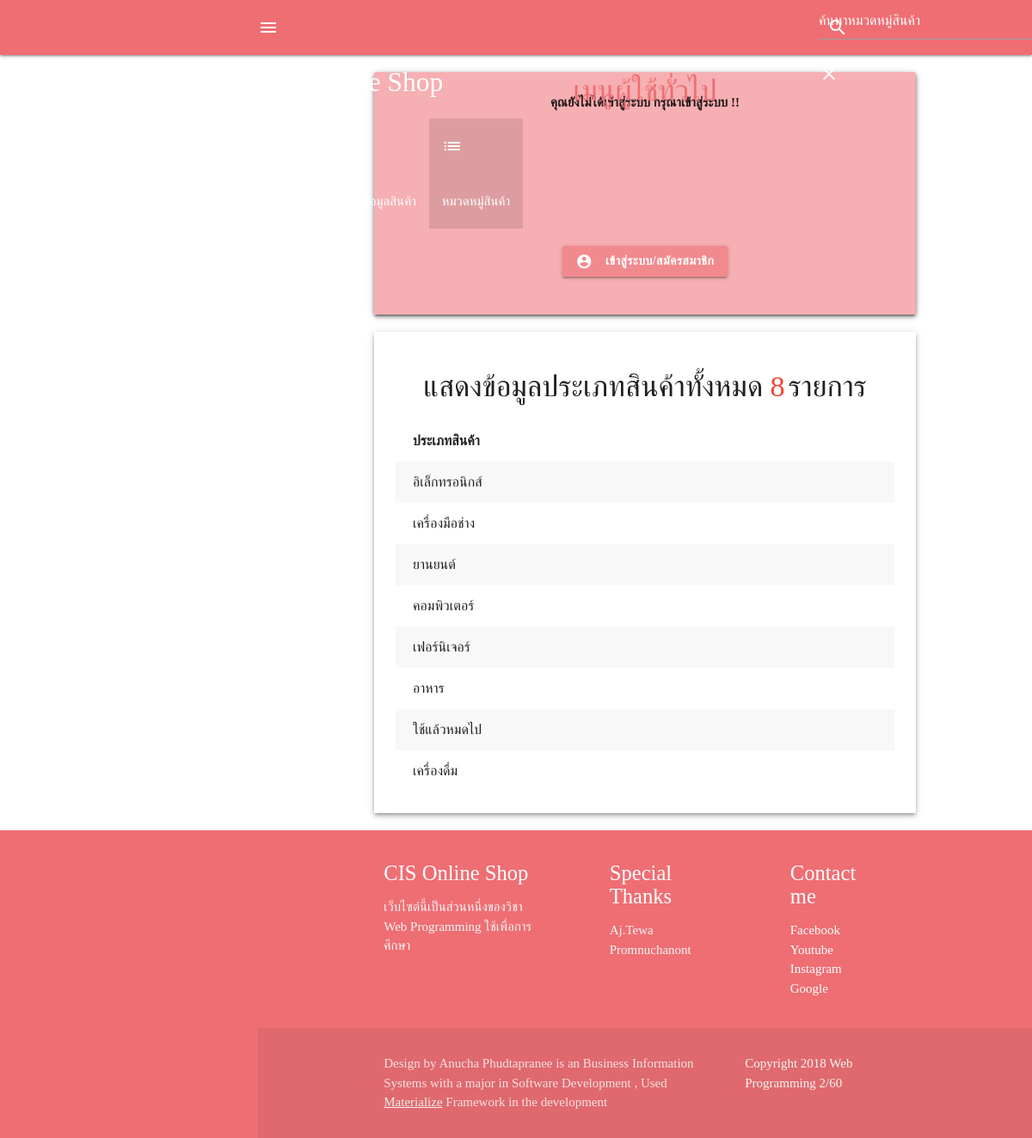
/index.php?module=categories&action=list_categories, run on the app's committed database.
### tables this page shows
CREATE TABLE `categories` (
  `cate_id` tinyint(2) NOT NULL,
  `cate_title` varchar(200) NOT NULL
);

### call_function.php (called while the page is built, shortened)
<?php
    function url_searchproduct($page){
        $get_action = $_GET['action'];
        $get_cateid = "";
        $query_select = "";
        if(isset($_SESSION['user_type'])){
            $type = $_SESSION['user_type'];
        }else{
            $type = 99;
        }
        if($type == 0){
            $logic_url1 = "manage_product";
            $logic_url2 = "manage_categories";
            $logic_url3 = "manage_user";
        }else if($type == 2){
        }else{
            $logic_url1 = "select_product";
            $logic_url2 = "list_categories";
        }
        $url_pagination = "index.php?module=products&action=".$logic_url1."";
        if(isset($_GET['cateid']) && isset($_POST['txt_search'])){
            $get_cateid = $_GET['cateid'];
            $url_pagination = "index.php?module=products&action=".$logic_url1."&cateid=".$get_cateid.$page;
            $query_select=" WHERE product_cate ='".$get_cateid."' AND (product_title LIKE '%".$_POST['txt_search']."%' OR product_detail LIKE'%".$_POST['txt_search']."%')";
        }else if((empty($_GET['cateid']) && isset($_POST['txt_search']) && $get_action == $logic_url1)) {
            $_SESSION['ei'] = $_POST['txt_search'];
            $query_select=" WHERE product_title LIKE'%".$_POST['txt_search']."%' OR product_detail LIKE'%".$_POST['txt_search']."%'";
        }else if(isset($_GET['cateid'])){
            $get_cateid = $_GET['cateid'];
            $url_pagination = "index.php?module=products&action=".$logic_url1."&cateid=".$get_cateid;
            $query_select = " WHERE product_cate = '".$get_cateid."'";
        }else if($get_action == "list_categories" ||
                $get_action == "manage_categories"){
            $url_pagination = "index.php?module=categories&action=".$logic_url2."";
        }else if($get_action == "manage_user"){
            if(isset($_POST['txt_search'])){
                $_SESSION['ei'] = $_POST['txt_search'];
                $query_select = " WHERE us_name LIKE'%".$_POST['txt_search']."%'";
            }
            $url_pagination = "index.php?module=user&action=".$logic_url3."";
        }
        $ar_product = array("url" => $url_pagination , "query" => $query_select , "cate_id" => $get_cateid);
        return $ar_product;
    }
?>

### modules/categories/list_categories.php (the view, shortened to what this page needs)
<?php
    $array_product = url_searchproduct(1);
    $result = mysqli_query($con,"SELECT * FROM categories".$array_product['query'])
    or die("error at line 1 : ".mysqli_error($con));
    $count_row = mysqli_num_rows($result);
?>
    <?php
        if(mysqli_num_rows($result) >= 1){
    ?>
        <div class='center-align' style='padding:25px 25px;'>
        <div style='margin-top:20px;margin-bottom:20px;'>
            <h4 style='display:inline;'>แสดงข้อมูลประเภทสินค้าทั้งหมด </h4>
            <?php echo "<h4 class='red-text' style='display:inline;'>".$count_row."</h4> <h4 style='display:inline;'> รายการ</h4>";?>
        </div>
        <div style="overflow-x:auto;">
        <table class='<?php echo (empty($_SESSION['user_type']) ? "striped" : "striped striped3");?>'>
            <thead>
                <tr>
                    <th style='padding-left:20px;'>ประเภทสินค้า</th>
                </tr>
            </thead>
            <tbody>
    <?php
        while(list($cate_id,$cate_title) = mysqli_fetch_row($result)){
            echo "<tr>";
            echo "<td style='padding-left:20px;'><a href='index.php?module=products&action=select_product&cateid=",$cate_id,"'>",$cate_title,"</a></td>";
            echo "</tr>";
        }
    ?>
        </table>
        </div>
        </div>
    <?php
        }
    ?>

### index.php (style rules this page uses)
html { font-family:finalFont !important; }
body { overflow:scroll !important; }
tr { transition:background-color 0.6s; }
a { color:#212121; }
::placeholder { color:white; }

### data on the page
categories: cate_title "อิเล็กทรอนิกส์"
categories: cate_title "เครื่องมือช่าง"
categories: cate_title "ยานยนต์"
categories: cate_title "คอมพิวเตอร์"
categories: cate_title "เฟอร์นิเจอร์"
categories: cate_title "อาหาร"
categories: cate_title "ใช้แล้วหมดไป"
categories: cate_title "เครื่องดื่ม"

### other printed values
$count_row "8"
